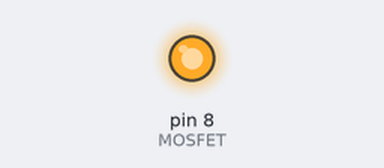
A sketch run on a simulated Arduino Uno, built with avr-gcc and run on an emulated ATmega328P. Parts: output pins drawn as LEDs (lit = HIGH).

Above: at 0.7 s.
At 5.2 s:
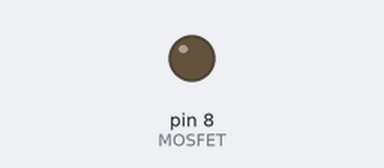
Timing chart, 0 to 6.9 s (numbered marks = the images above):
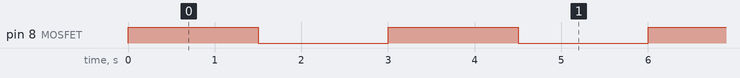

The sketch:

mosfet.ino
```cpp
#define MOSFET 8
void setup() {
    pinMode(MOSFET,OUTPUT);
    digitalWrite(MOSFET,LOW);
}

void loop() {
  digitalWrite(MOSFET, HIGH);
  delay(1500);
  digitalWrite(MOSFET, LOW);
  delay(1500);

}
```

Measured:
- by itself, pin 8 (MOSFET): alternates HIGH for 1.5 s and LOW for 1.5 s
